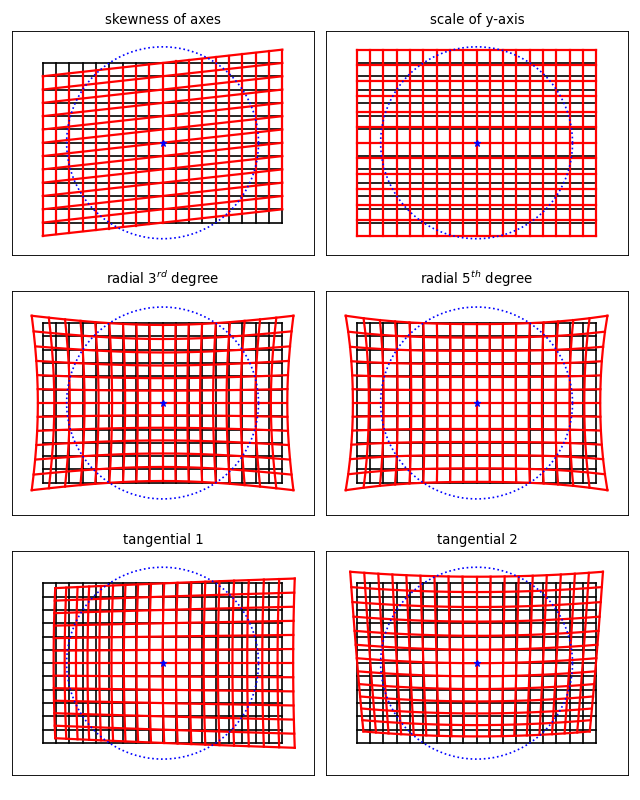

Reproduce this figure in Python.
# -*- coding: cp1252 -*-

# bildformat: 3000x2000
# Hauptpunkt in Bildmitte
# Normalisierungsradius: 2/3 der halben Bilddiagonale

import numpy as np
from scipy import linalg
import matplotlib.pyplot as plt

ext = np.array([2999.,-1999.])
x_0 = ext / 2.
norme = linalg.norm( ext ) / 3.

xn_max = ( 1.5**2 * 9 / 13 ) **.5
yn_max = xn_max * 2. / 3.

x = np.linspace( 0, ext[0], num=6*3+1 )
y = np.linspace( 0, ext[1], num=6*2+1 )
grid = x[1]-x[0]

xx,yy = np.meshgrid( x, y )
xx_n = ( xx - x_0[0] ) / norme
yy_n = ( yy - x_0[1] ) / norme
r2 = xx_n**2. + yy_n**2.

t = np.linspace( 0., 2.*np.pi, 100 )
normCircle = np.column_stack(( np.cos( t ),
                               np.sin( t ) )) * norme + x_0

plt.figure(1, figsize=(8,10), dpi=150., tight_layout=True); plt.clf()
xlims = [ float('inf'), -float('inf') ]
ylims = [ float('inf'), -float('inf') ]
names = [ 'skewness of axes',
          'scale of y-axis',
          'radial $3^{rd}$ degree',
          'radial $5^{th}$ degree',
          'tangential 1',
          'tangential 2' ]
axes = []
for iAdp in range(1,7):
    if iAdp == 1:
        dx_0 = 0. * xx_n
        dy_0 = xx_n.copy()
    elif iAdp == 2:
        dx_0 = 0. * xx_n
        dy_0 = yy_n.copy()
    elif iAdp == 3:
        dx_0 = xx_n * ( r2 - 1. )
        dy_0 = yy_n * ( r2 - 1. )
    elif iAdp == 4:
        r4 = r2**2
        dx_0 = xx_n * ( r4 - 1. )
        dy_0 = yy_n * ( r4 - 1. )
    elif iAdp == 5:
        dx_0 = r2 + 2. * xx_n**2
        dy_0 = 2. * xx_n * yy_n
    elif iAdp == 6:
        dx_0 = 2. * xx_n * yy_n
        dy_0 = r2 + 2. * yy_n**2
    else:
        raise Exception("not implemented")

    dist = ( dx_0[0,-1]**2 + \
             dy_0[0,-1]**2 )**.5
    adp = grid/dist

    dx_0 *= adp
    dy_0 *= adp
    axes.append(plt.subplot(3,2,iAdp))
    plt.tick_params(
    axis='both',          # changes apply to the x-axis
    which='both',      # both major and minor ticks are affected
    bottom=False,      # ticks along the bottom edge are off
    top=False,         # ticks along the top edge are off
    right=False,
    left=False,
    labeltop=False,
    labelleft=False,
    labelright=False,
    labelbottom=False)

    #plt.figure(iAdp, tight_layout=True); plt.clf()
    plt.plot( xx  , yy  , '-k' )
    plt.plot( xx.T, yy.T, '-k' )
    plt.plot( xx   + dx_0  , yy   + dy_0  , '-r', linewidth=2. )
    plt.plot( xx.T + dx_0.T, yy.T + dy_0.T, '-r', linewidth=2. )

    plt.plot( normCircle[:,0], normCircle[:,1], 'b:' )
    plt.plot( x_0[0], x_0[1], 'b*' )
    plt.axis('image')

    #plt.xlabel('x')
    #plt.ylabel('y')

    plt.title( names[iAdp-1] )

    xlims = [ min(xlims[0], plt.xlim()[0]), max( xlims[1], plt.xlim()[1] ) ]
    ylims = [ min(ylims[0], plt.ylim()[0]), max( ylims[1], plt.ylim()[1] ) ]

xlims = [ xlims[0]-grid/2.,
          xlims[1]+grid/2.]
ylims = [ ylims[0]-grid/2.,
          ylims[1]+grid/2.]
for axis in axes:
    plt.sca(axis)
    plt.xlim( xlims )
    plt.ylim( ylims )

plt.tight_layout()


##plt.figure()
##plt.quiver( xx, yy, dx_0, dy_0 )
##plt.plot( normCircle[:,0], normCircle[:,1], 'b:' )
##plt.axis('image')
##plt.xlabel('x')
##plt.ylabel('y')
